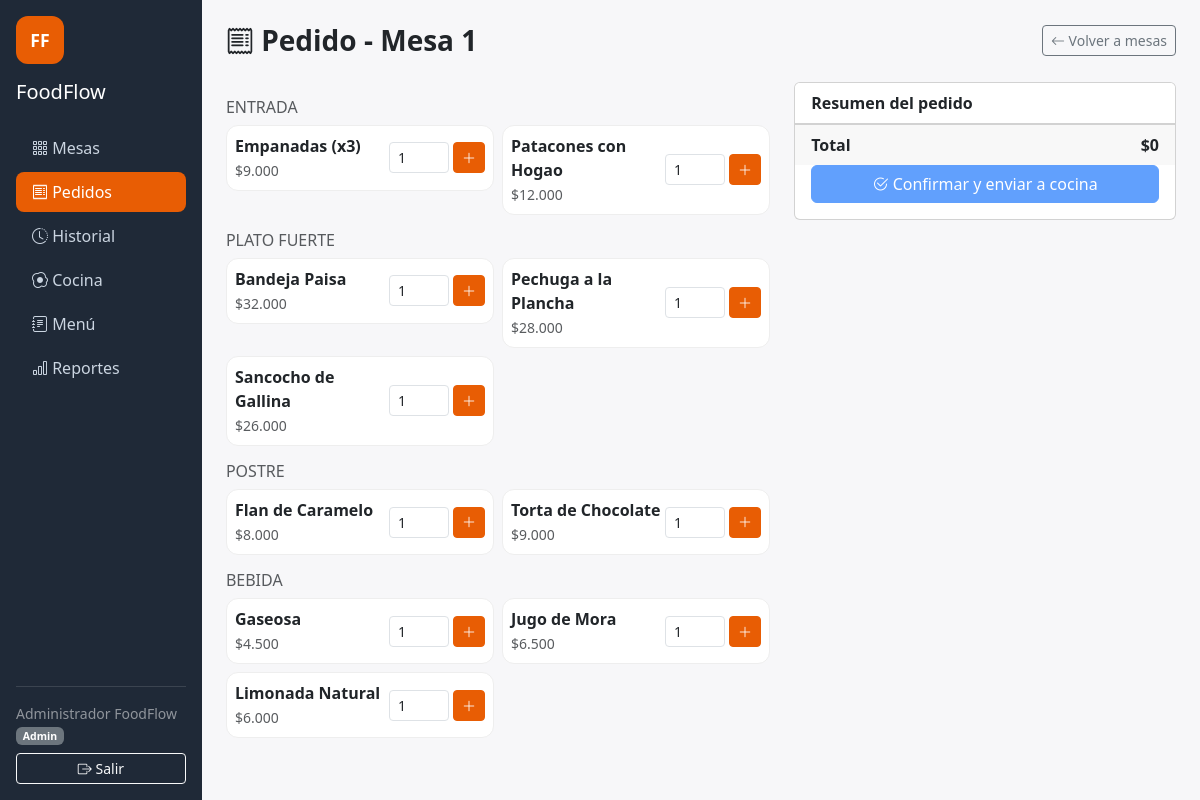
Page /index.php/pedidos/nuevo/1 (signed in) on the committed database.
### tables this page shows
CREATE TABLE `mesas` (
  `id` int(10) UNSIGNED NOT NULL,
  `numero` int(10) UNSIGNED NOT NULL,
  `capacidad` int(10) UNSIGNED NOT NULL DEFAULT 4,
  `estado` enum('libre','ocupada') NOT NULL DEFAULT 'libre'
);

CREATE TABLE `menu_items` (
  `id` int(10) UNSIGNED NOT NULL,
  `categoria_id` int(10) UNSIGNED NOT NULL,
  `nombre` varchar(100) NOT NULL,
  `descripcion` varchar(255) DEFAULT NULL,
  `precio` decimal(10,2) NOT NULL DEFAULT 0.00,
  `imagen` varchar(255) DEFAULT NULL,
  `disponible` tinyint(1) NOT NULL DEFAULT 1,
  `creado_en` datetime NOT NULL DEFAULT current_timestamp()
);

### application/controllers/Pedidos.php (called while the page is built, shortened)
<?php
class Pedidos extends MY_Controller
{
    public function __construct()
    {
        $this->load->model(array('Pedido_model', 'Menu_model', 'Mesa_model'));
    }
    public function nuevo($mesa_id)
    {
        $mesa = $this->Mesa_model->obtener($mesa_id);
        $pedido_id = $this->Pedido_model->obtener_o_crear_pedido_abierto(
            $mesa_id,
            $this->usuario_id,
            $this->session->userdata('rol')
        );
        $data['titulo'] = 'Pedido - Mesa ' . $mesa->numero;
        $data['mesa'] = $mesa;
        $data['pedido'] = $this->Pedido_model->obtener($pedido_id);
        $data['detalles'] = $this->Pedido_model->obtener_detalles($pedido_id);
        $data['menu_agrupado'] = $this->Menu_model->disponibles_agrupados();
        $this->load->view('templates/header', $data);
        $this->load->view('pedidos/nuevo', $data);
        $this->load->view('templates/footer');
    }
}

### index.php (called while the page is built, shortened)
<?php
require_once BASEPATH.'core/CodeIgniter.php';

### application/models/Mesa_model.php (called while the page is built, shortened)
<?php
class Mesa_model extends CI_Model
{
    protected $tabla = 'mesas';
    public function obtener($id)
    {
        return $this->db->get_where($this->tabla, array('id' => $id))->row();
    }
}

### application/models/Menu_model.php (called while the page is built, shortened)
<?php
class Menu_model extends CI_Model
{
    public function disponibles_agrupados()
    {
        $items = $this->db->select('menu_items.*, categorias.nombre as categoria_nombre')
            ->from('menu_items')
            ->join('categorias', 'categorias.id = menu_items.categoria_id')
            ->where('menu_items.disponible', 1)
            ->order_by('categorias.id', 'ASC')
            ->order_by('menu_items.nombre', 'ASC')
            ->get()->result();
        $agrupado = array();
        foreach ($items as $item) {
            $agrupado[$item->categoria_nombre][] = $item;
        }
        return $agrupado;
    }
}

### application/models/Pedido_model.php (called while the page is built, shortened)
<?php
class Pedido_model extends CI_Model
{
    protected $tabla = 'pedidos';
    public function obtener_o_crear_pedido_abierto($mesa_id, $usuario_id, $rol = 'mesero')
    {
        $columna_usuario = $rol === 'cliente' ? 'cliente_id' : 'mesero_id';
        $pedido = $this->db->where('mesa_id', $mesa_id)
            ->where($columna_usuario, $usuario_id)
            ->where_not_in('estado', array('pagado'))
            ->order_by('id', 'DESC')
            ->limit(1)
            ->get($this->tabla)->row();
        $datos = array(
            'mesa_id'   => $mesa_id,
            'estado'    => 'pendiente',
            'total'     => 0,
        );
        $datos[$columna_usuario] = $usuario_id;
        $this->db->insert($this->tabla, $datos);
        return $this->db->insert_id();
    }
}

### application/views/pedidos/nuevo.php (the view, shortened to what this page needs)
<div class="d-flex justify-content-between align-items-center mb-4">
    <h3 class="fw-bold mb-0"><i class="bi bi-receipt"></i> Pedido - Mesa <?= $mesa->numero ?></h3>
    <a href="<?= site_url('mesas') ?>" class="btn btn-outline-secondary btn-sm">
        <i class="bi bi-arrow-left"></i> Volver a mesas
    </a>
</div>
<div class="row g-4">
    <div class="col-lg-7">
        <?php foreach ($menu_agrupado as $categoria => $productos): ?>
            <h6 class="text-uppercase text-muted mt-3"><?= html_escape($categoria) ?></h6>
            <div class="row g-2 mb-3">
                <?php foreach ($productos as $p): ?>
                    <div class="col-md-6">
                        <div class="card menu-item-card p-2">
                            <div class="d-flex justify-content-between align-items-center">
                                <div>
                                    <strong><?= html_escape($p->nombre) ?></strong><br>
                                    <span class="text-muted small">$<?= number_format($p->precio, 0, ',', '.') ?></span>
                                </div>
                                <div class="d-flex align-items-center gap-1">
                                    <input type="number" min="1" value="1" class="form-control form-control-sm cantidad-input" style="width:60px">
                                    <button class="btn btn-sm btn-primary btn-agregar-item"
                                            data-id="<?= $p->id ?>">
                                        <i class="bi bi-plus-lg"></i>
                                    </button>
                                </div>
                            </div>
                        </div>
                    </div>
                <?php endforeach; ?>
            </div>
        <?php endforeach; ?>
    </div>
    <div class="col-lg-5">
        <div class="card sticky-top" style="top: 1rem;">
            <div class="card-header bg-white fw-bold">Resumen del pedido</div>
            <ul class="list-group list-group-flush" id="lista-detalles">
            </ul>
            <div class="card-footer d-flex justify-content-between align-items-center">
                <strong>Total</strong>
                <strong id="total-pedido">$<?= number_format($pedido->total, 0, ',', '.') ?></strong>
            </div>
            <div class="card-body pt-0">
                <?= form_open('pedidos/confirmar/' . $pedido->id) ?>
                    <button type="submit" class="btn btn-primary w-100" <?= (float) $pedido->total <= 0 ? 'disabled' : '' ?>>
                        <i class="bi bi-check2-circle"></i> Confirmar y enviar a cocina
                    </button>
                <?= form_close() ?>
            </div>
        </div>
    </div>
</div>

### assets/css/style.css (style rules this page uses)
:root { --ff-primary: #E85D04; --ff-primary-dark: #C74A02; --ff-dark: #1F2937; --ff-bg: #F7F7F9; }
body { background-color: var(--ff-bg); font-family: 'Segoe UI', system-ui, sans-serif; }
.btn-primary { background-color: var(--ff-primary); border-color: var(--ff-primary); }
.menu-item-card { border-radius: 12px; border: 1px solid #eee; }

### rows in the picture
mesas: numero "1"
menu_items: nombre "Empanadas (x3)", precio "9.000"
menu_items: nombre "Patacones con Hogao", precio "12.000"
menu_items: nombre "Bandeja Paisa", precio "32.000"
menu_items: nombre "Pechuga a la Plancha", precio "28.000"
menu_items: nombre "Sancocho de Gallina", precio "26.000"
menu_items: nombre "Flan de Caramelo", precio "8.000"
menu_items: nombre "Torta de Chocolate", precio "9.000"
menu_items: nombre "Gaseosa", precio "4.500"
menu_items: nombre "Jugo de Mora", precio "6.500"
menu_items: nombre "Limonada Natural", precio "6.000"

### other values in the picture
$this->session->userdata('nombre') "Administrador FoodFlow"
$rol "Admin"
$categoria "ENTRADA"
$categoria "PLATO FUERTE"
$categoria "POSTRE"
$categoria "BEBIDA"
$pedido->total "0"
